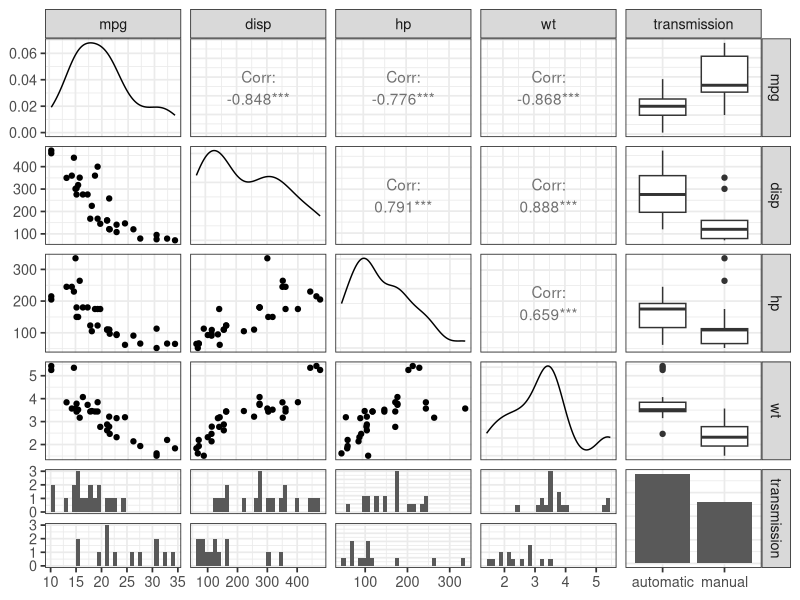
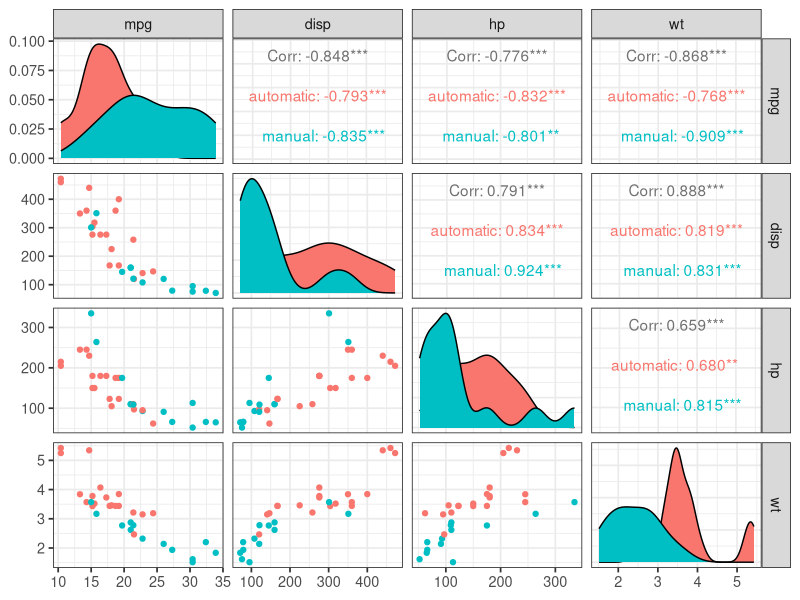
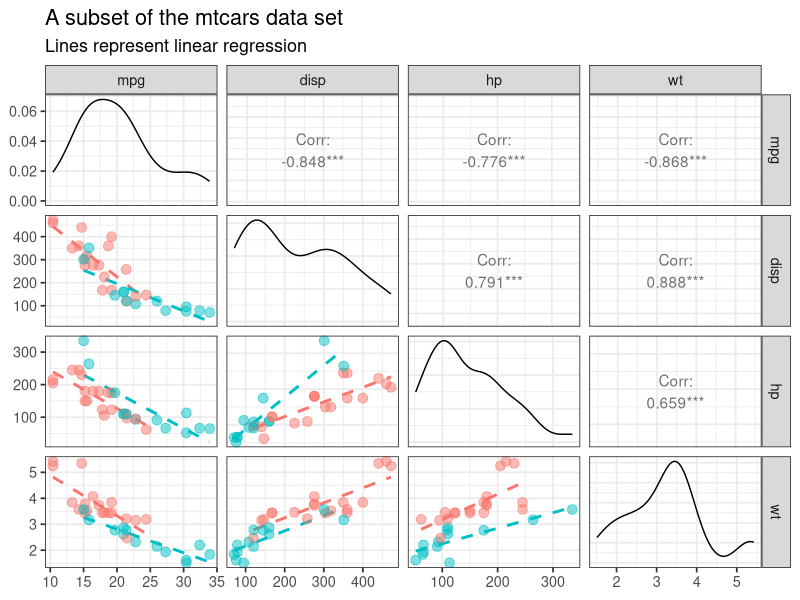
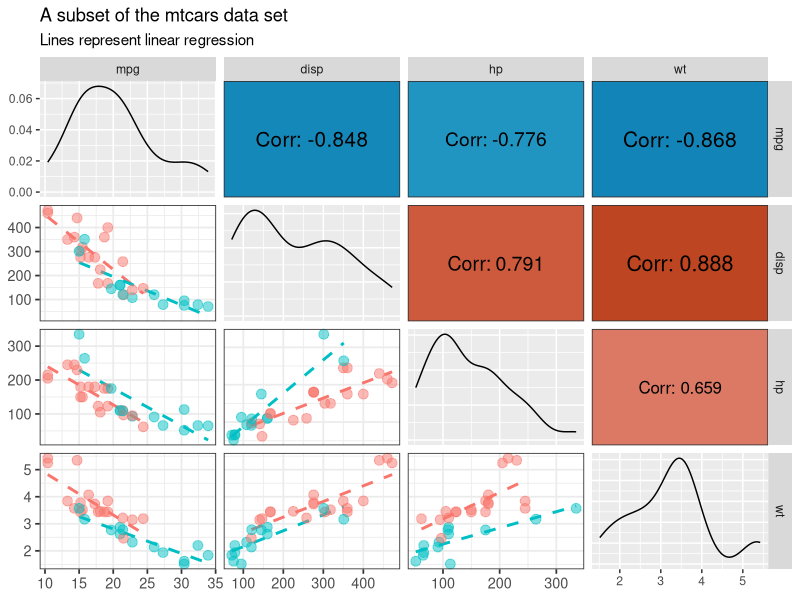

The R script that drew these images, in order: (Note: this script raises an error after producing the figures.)
## ---- chunk 1
#| label: prepare_data
#| code-fold: false

suppressPackageStartupMessages({
    library(tibble)
})

# built-in `mtcars` dataset (see ?mtcars)
# ... convert some columns to factors
mycars <- mtcars
mycars$engine_shape <- factor(
    c("0" = "V-shaped", "1" = "straight")[as.character(mycars$vs)])
mycars$transmission <- factor(
    c("0" = "automatic", "1" = "manual")[as.character(mycars$am)])

tibble(mycars)
## ---- chunk 2
#| label: load_packages

library(ggplot2)
library(GGally)
## ---- chunk 3
#| label: plot
#| fig-width: 7
#| fig-height: 7

ggpairs(mycars, 
        columns = c("mpg", "disp", "hp", "wt", "transmission")) + 
    theme_bw(13)
## ---- chunk 4
#| label: plot_color
#| fig-width: 7
#| fig-height: 7

ggpairs(mycars, 
        columns = c("mpg", "disp", "hp", "wt"),
        mapping = aes(colour = transmission)) + 
    theme_bw(13)
## ---- chunk 5
#| label: plot_adapted
#| fig-width: 7
#| fig-height: 7

## Define plot function for the scatter plots
plotpoints <- function(data, mapping, ...) {
    ggplot(data = data, mapping = mapping) +
        aes(color = transmission) + 
        geom_smooth(method = "lm", se = FALSE, 
                    formula = "y ~ x",
                    linetype = "dashed") + 
        geom_point(alpha = 0.5, size = 3) +
        theme_bw(13)
}

## Use these functions in the ggpairs call
ggpairs(mycars, 
        lower = list(continuous = plotpoints),
        columns = c("mpg", "disp", "hp", "wt"),
        progress = FALSE) + 
    theme_bw(13) + 
    labs(title = "A subset of the mtcars data set",
         subtitle = "Lines represent linear regression")
## ---- chunk 6
#| label: plot_adapted_correlation
#| fig-width: 7
#| fig-height: 7

## Define correlation function for the panels above the diagonal
cor_fcn <- function(data, mapping, ...) {
    ## Get data
    xData <- GGally::eval_data_col(data, mapping$x)
    yData <- GGally::eval_data_col(data, mapping$y)
    
    ## Calculate correlation
    corr <- stats::cor(xData, yData, method = "pearson")
    
    ## Define background color
    ## The colorRamp() function creates a function that map the interval 
    ## [0, 1] to colors
    if (corr >= 0) {
        cols <- grDevices::hcl.colors(n = 11, palette = "RdBu")[6:2]
        col <- grDevices::rgb(grDevices::colorRamp(cols)(abs(corr)),
                              maxColorValue = 255)
    } else {
        cols <- grDevices::hcl.colors(n = 11, palette = "RdBu")[6:10]
        col <- grDevices::rgb(grDevices::colorRamp(cols)(abs(corr)),
                              maxColorValue = 255)
    }

    ## Construct plot
    ggplot(data = data, mapping = mapping) +
        annotate(x = 0.5, y = 0.5, 
                 label = paste0("Corr: ", round(corr, digits = 3)),
                 geom = "text",
                 size = abs(corr) * 5 + 1) +
        theme_bw(13) + xlim(c(0, 1)) + ylim(c(0, 1)) +
        theme(panel.background = element_rect(fill = col),
              panel.grid.major = element_blank(),
              panel.grid.minor = element_blank())
}

ggpairs(mycars, 
        lower = list(continuous = plotpoints),
        upper = list(continuous = cor_fcn),
        columns = c("mpg", "disp", "hp", "wt"),
        progress = FALSE) + 
    labs(title = "A subset of the mtcars data set",
         subtitle = "Lines represent linear regression")
## ---- chunk 7
#| label: session_info
sessioninfo::session_info()
